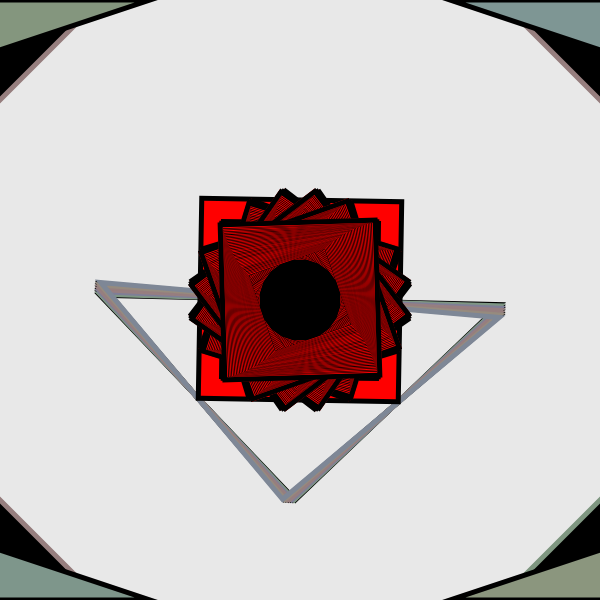
Frame 1 (no input)
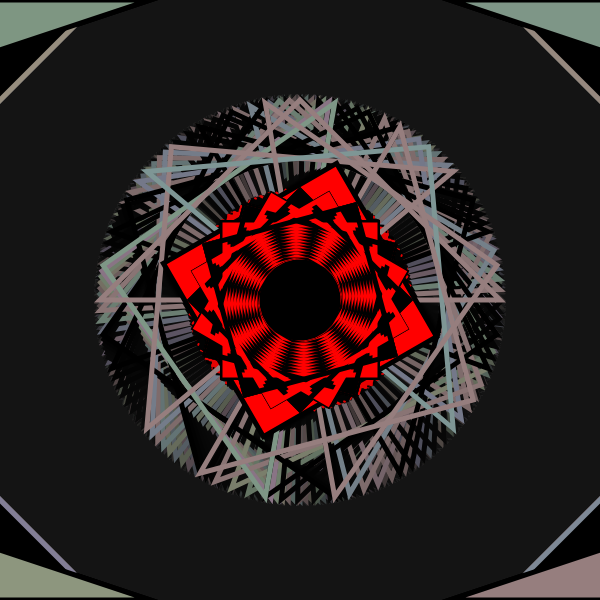
Frame 60 (no input)
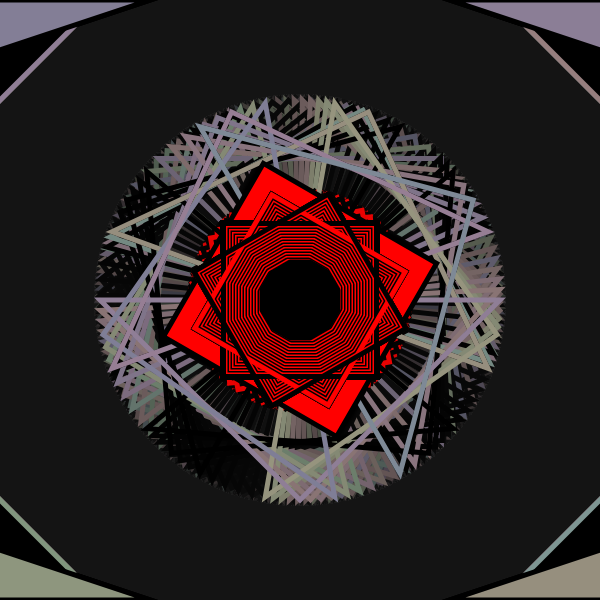
Frame 120 (the mouse pressed at the canvas centre since frame 60)

The p5.js sketch that drew these frames (run headless with seeded random() and noise() and a simulated clock; from frame 60 on, the mouse is pressed at the canvas centre):

// p5.js sketch
// ── sketch.js
function setup() {
    createCanvas(600, 600);
    rectMode(CENTER); ///MAKING CENTER POINT INT THE MIDDLE OF FIGURE
    angleMode(DEGREES)
    frameRate(20)
}

function draw() {
    background(25, 25, );

    //translate(100, 100) //move 100 pixels, moving
    //scale(0.5, 1.5);

    ///top left
    push()
    strokeWeight(5)

    push()
    push()
    fill(0, 0, 0)
    colorMode(HSB, 255)
    stroke(random(360), 40, 150)
    triangle(0, 100, 100, 0, -100, 0);
    pop()
    colorMode(HSB, 255)
    fill(random(360), 40, 150)
    triangle(0, 50, 150, 0, -150, 0);
    pop()

    ///top right
    push()
    translate(600, 0)
    push()
    fill(0, 0, 0)
    colorMode(HSB, 255)
    stroke(random(360), 40, 150)
    triangle(0, 100, 100, 0, -100, 0);
    pop()
    colorMode(HSB, 255)
    fill(random(360), 40, 150)
    triangle(0, 50, 150, 0, -150, 0);
    pop()

    //down left
    push()
    translate(0, 600)
    push()
    fill(0, 0, 0)
    colorMode(HSB, 255)
    stroke(random(360), 40, 150)
    triangle(0, -100, -100, 0, 100, 0);
    pop()
    colorMode(HSB, 255)
    fill(random(360), 40, 150)
    triangle(0, -50, -150, 0, 150, 0);
    pop()

    //down left
    push()
    translate(600, 600)
    push()
    fill(0, 0, 0)
    colorMode(HSB, 255)
    stroke(random(360), 40, 150)
    triangle(0, -100, -100, 0, 100, 0);
    pop()
    colorMode(HSB, 255)
    fill(random(360), 40, 150)
    triangle(0, -50, -150, 0, 150, 0);
    pop()



    // rotation always happens abot (0, 0) point or the origin
    push()
    translate(width / 2, height / 2)

    //triangle black

    for (let i = 4; i <= 14; i += 2) {
        push()
        noFill()
        stroke(0, 0, 0)
        strokeWeight(5)
        rotate((frameCount * i) / 3)
        triangle(0, 200, 200, 0, -200, 0);
        pop()
    }

    ///triangle color
    for (let i = 5; i <= 15; i += 2) {
        push()
        noFill()
        colorMode(HSB, 255)
        stroke(random(360), 40, 150)
        strokeWeight(5)
        rotate((frameCount * i) / 3)
        triangle(0, 200, 200, 0, -200, 0);
        pop()
    }

    //red rect
    fill(255, 0, 0)
    rotate(frameCount)
    rect(0, 0, 200, 200)

    // black rect
    fill(0, 0, 0)
    rotate(frameCount)
    rect(0, 0, 100, 100)

    push()


    // red/ black stroke rect

    for (let i = 85; i <= 155; i += 5) {
        for (let i = 85; i <= 155; i++) {
            if (i % 2 === 0) {

                noFill()
                strokeWeight(5)
                stroke(255, 0, 0)
                rotate(frameCount / 4)
                rect(0, 0, i, i)

            } else {
                noFill()
                strokeWeight(5)
                stroke(0, 0, 0)
                rotate(frameCount / 4)
                rect(0, 0, i, i)
            }
        }
    }



    pop()



}
